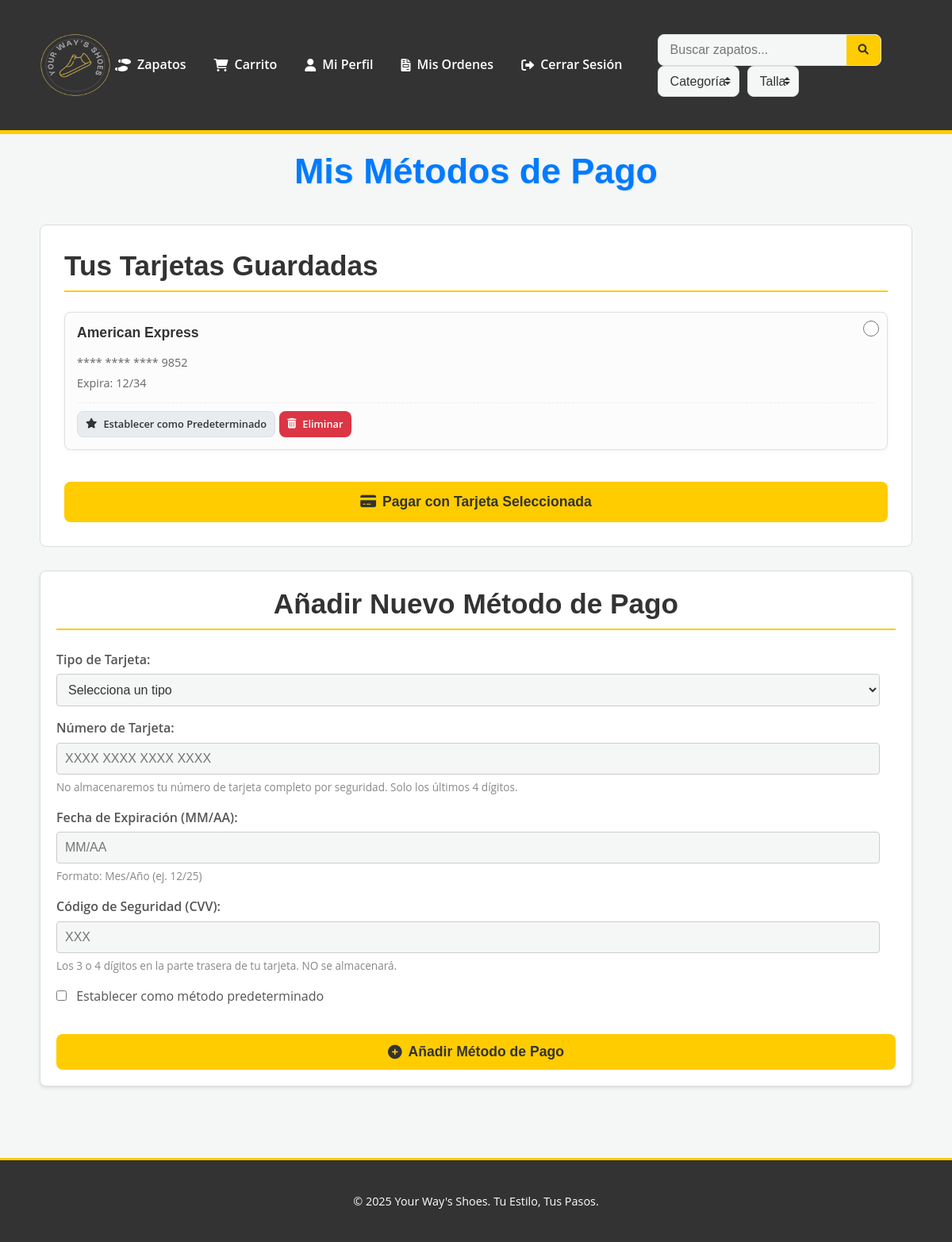
Screenshot of /metodo_pago.php (signed in) with the database file from the repository.
### tables this page shows
CREATE TABLE `metodos_pago` (
  `id` int(11) NOT NULL,
  `usuario_id` int(11) NOT NULL,
  `tipo_tarjeta` varchar(50) NOT NULL,
  `ultimos_cuatro_digitos` varchar(4) NOT NULL,
  `mes_expiracion` int(2) NOT NULL,
  `año_expiracion` int(4) NOT NULL,
  `token_pago` varchar(255) DEFAULT NULL,
  `predeterminado` tinyint(1) DEFAULT 0,
  `fecha_creacion` timestamp NOT NULL DEFAULT current_timestamp()
);

### metodo_pago.php (the view, shortened to what this page needs)
<?php
require_once 'db_connection.php';
$usuario_id = $_SESSION['usuario_id'];
$metodos_pago = [];
try {
    $stmt = $pdo->prepare("SELECT id, tipo_tarjeta, ultimos_cuatro_digitos, mes_expiracion, año_expiracion, predeterminado FROM metodos_pago WHERE usuario_id = ? ORDER BY predeterminado DESC, fecha_creacion DESC");
    $stmt->execute([$usuario_id]);
    $metodos_pago = $stmt->fetchAll(PDO::FETCH_ASSOC);
} catch (PDOException $e) {
    $mensaje = "<div class='error-message'>Error al cargar métodos de pago: " . $e->getMessage() . "</div>";
    error_log("Error al cargar métodos de pago: " . $e->getMessage());
}
?>
<!DOCTYPE html>
<html lang="es">
<head>
    <link rel="stylesheet" href="style.css">
    <link rel="stylesheet" href="https://cdnjs.cloudflare.com/ajax/libs/font-awesome/6.0.0-beta3/css/all.min.css">
</head>
<body>
    <?php include 'header.php'; ?>
    <main class="container">
        <h1>Mis Métodos de Pago</h1>
        <section class="payment-methods-list card">
            <?php if (empty($metodos_pago)): ?>
                <p>No tienes ningún método de pago guardado. Por favor, añade uno a continuación.</p>
            <?php else: ?>
                <h2>Tus Tarjetas Guardadas</h2>
                <form action="metodo_pago.php" method="POST" class="select-payment-form">
                    <div class="payment-methods-grid">
                        <?php foreach ($metodos_pago as $metodo): ?>
                            <div class="payment-method-item <?php echo $metodo['predeterminado'] ? 'default-method' : ''; ?>">
                                <input type="radio"
                                            id="metodo_<?php echo htmlspecialchars($metodo['id']); ?>"
                                            name="metodo_pago_seleccionado"
                                            value="<?php echo htmlspecialchars($metodo['id']); ?>"
                                            <?php echo $metodo['predeterminado'] ? 'checked' : ''; ?>
                                            required>
                                <label for="metodo_<?php echo htmlspecialchars($metodo['id']); ?>">
                                    <h3><?php echo htmlspecialchars($metodo['tipo_tarjeta']); ?> </h3>
                                    <p>**** **** **** <?php echo htmlspecialchars($metodo['ultimos_cuatro_digitos']); ?></p>
                                    <p>Expira: <?php echo htmlspecialchars(sprintf('%02d', $metodo['mes_expiracion']) . '/' . substr($metodo['año_expiracion'], -2)); ?></p>
                                </label>
                                <div class="method-actions">
                                    <?php if (!$metodo['predeterminado']): ?>
                                        <a href="metodo_pago.php?accion=establecer_predeterminado&id=<?php echo htmlspecialchars($metodo['id']); ?>" class="btn btn-sm btn-secondary">
                                            <i class="fas fa-star"></i> Establecer como Predeterminado
                                        </a>
                                    <?php endif; ?>
                                    <a href="metodo_pago.php?accion=eliminar&id=<?php echo htmlspecialchars($metodo['id']); ?>" class="btn btn-sm btn-danger" onclick="return confirm('¿Estás seguro de que quieres eliminar este método de pago?');">
                                        <i class="fas fa-trash-alt"></i> Eliminar
                                    </a>
                                </div>
                            </div>
                        <?php endforeach; ?>
                    </div>
                    <button type="submit" class="btn btn-primary large-btn"><i class="fas fa-credit-card"></i> Pagar con Tarjeta Seleccionada</button>
                </form>
            <?php endif; ?>
        </section>
        <section class="add-payment-method-form card">
            <h2>Añadir Nuevo Método de Pago</h2>
            <form action="metodo_pago.php" method="POST">
                <div class="form-group">
                    <label for="tipo_tarjeta">Tipo de Tarjeta:</label>
                    <select id="tipo_tarjeta" name="tipo_tarjeta" required>
                        <option value="">Selecciona un tipo</option>
                    </select>
                </div>
                <div class="form-group">
                    <label for="numero_tarjeta">Número de Tarjeta:</label>
                    <input type="text" id="numero_tarjeta" name="numero_tarjeta"
                            maxlength="19" pattern="[0-9 ]{13,19}"
                            placeholder="XXXX XXXX XXXX XXXX" required
                            oninput="this.value = this.value.replace(/\D/g, '').replace(/(.{4})/g, '$1 ').trim();">
                    <small>No almacenaremos tu número de tarjeta completo por seguridad. Solo los últimos 4 dígitos.</small>
                </div>
                <div class="form-group">
                    <label for="fecha_expiracion">Fecha de Expiración (MM/AA):</label>
                    <input type="text" id="fecha_expiracion" name="fecha_expiracion"
                            maxlength="5" pattern="(0[1-9]|1[0-2])\/?([0-9]{2})"
                            placeholder="MM/AA" required
                            oninput="if(this.value.length === 2 && !this.value.includes('/')) this.value += '/';">
                    <small>Formato: Mes/Año (ej. 12/25)</small>
                </div>
                <div class="form-group">
                    <label for="cvv">Código de Seguridad (CVV):</label>
                    <input type="text" id="cvv" name="cvv"
                            maxlength="4" pattern="[0-9]{3,4}"
                            placeholder="XXX" required>
                    <small>Los 3 o 4 dígitos en la parte trasera de tu tarjeta. NO se almacenará.</small>
                </div>
                <div class="form-group checkbox-group">
                    <input type="checkbox" id="predeterminado" name="predeterminado">
                    <label for="predeterminado">Establecer como método predeterminado</label>
                </div>
                <button type="submit" class="btn btn-primary"><i class="fas fa-plus-circle"></i> Añadir Método de Pago</button>
            </form>
        </section>
    </main>
    <footer>
        <div class="container">
            <p>&copy; 2025 Your Way's Shoes. Tu Estilo, Tus Pasos.</p>
        </div>
    </footer>
</body>
</html>

### rows the page displays
metodos_pago: predeterminado "☐ American Express **** **** **", tipo_tarjeta "American Express", ultimos_cuatro_digitos "9852", mes_expiracion+año_expiracion "12/34"
